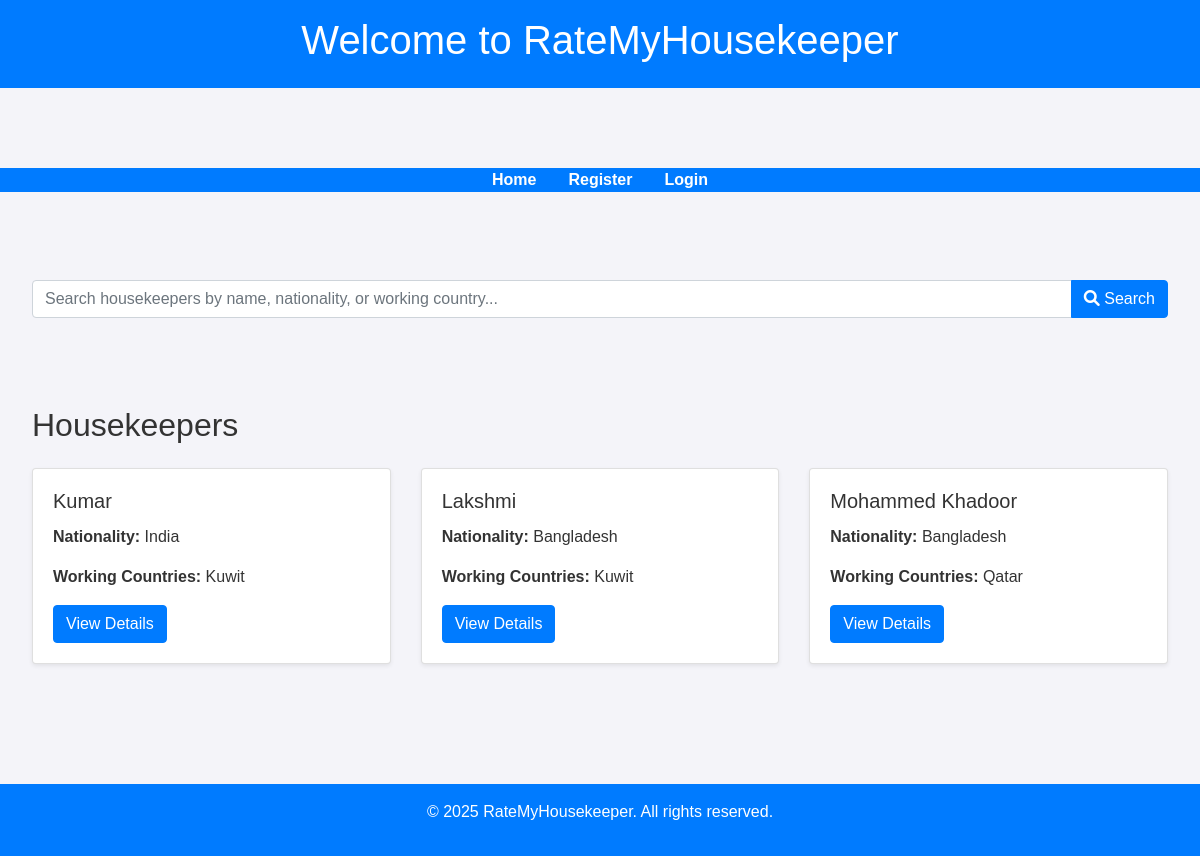
Before: / with the older database file.
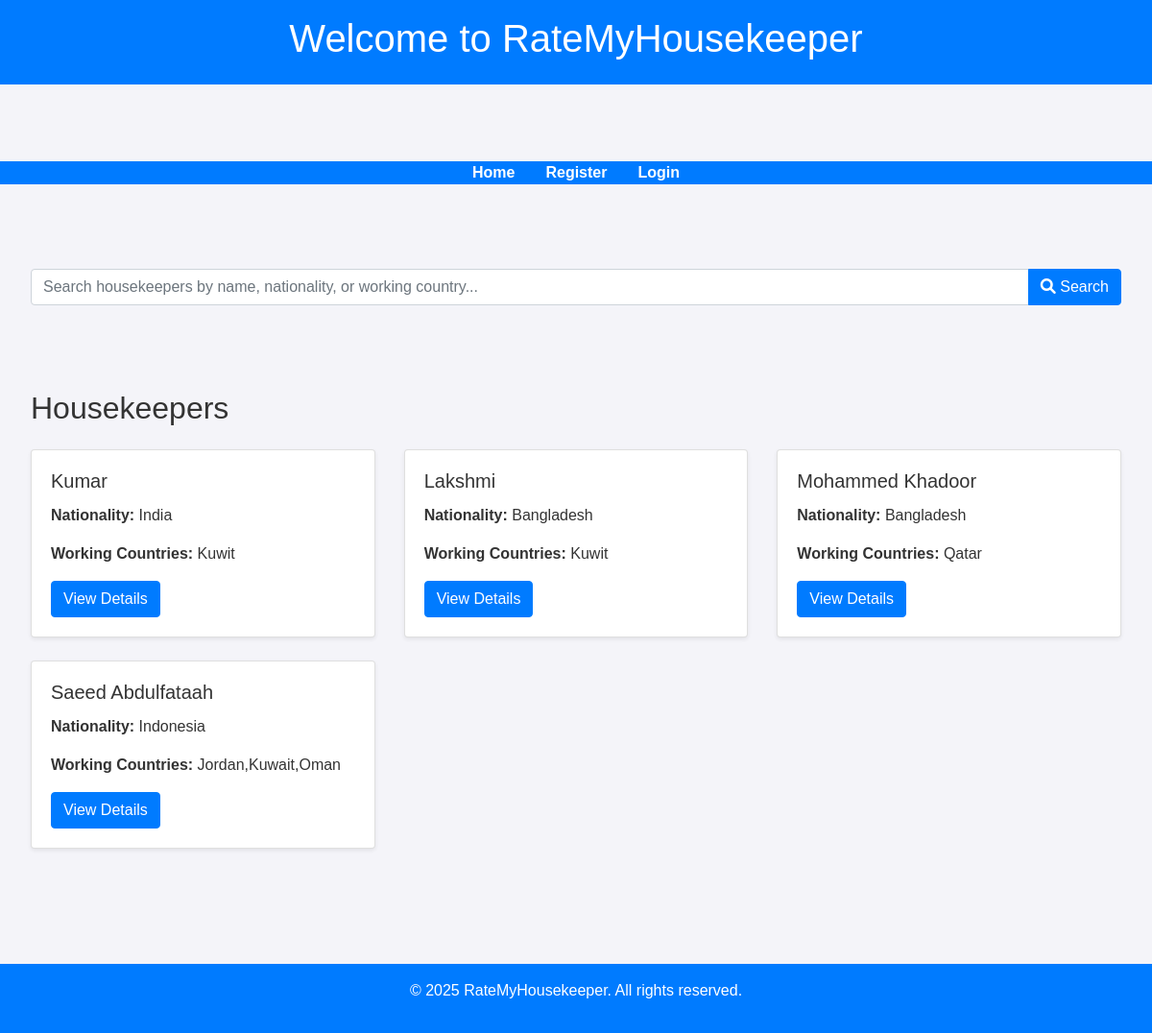
After: the same page with the newer database file.
### app/models.py (models this page shows)
class Housekeeper(db.Model):
    id = db.Column(db.Integer, primary_key=True)
    name = db.Column(db.String(100), nullable=False)
    passport_number = db.Column(db.String(50), unique=True)
    nationality = db.Column(db.String(100))
    working_countries = db.Column(db.String(500), nullable=False)  # Store as a comma-separated string
    note = db.Column(db.Text, nullable=True)
    user_id = db.Column(db.Integer, db.ForeignKey('user.id'), nullable=False)
    user = db.relationship('User', backref='housekeepers', lazy=True)
    ratings = db.relationship('Rating', backref='evaluated_housekeeper', lazy=True)

### app/routes.py (the view)
@main.route("/", methods=["GET"])
def home():
    search_query = request.args.get("search", "").strip()
    if search_query:
        housekeepers = Housekeeper.query.filter(
            (Housekeeper.name.ilike(f"%{search_query}%")) |
            (Housekeeper.nationality.ilike(f"%{search_query}%")) |
            (Housekeeper.working_countries.ilike(f"%{search_query}%"))
        ).all()
    else:
        housekeepers = Housekeeper.query.all()
    return render_template("home.html", housekeepers=housekeepers)

### app/templates/home.html (shortened to what this page needs)
{% extends "base.html" %}
{% block content %}
    <div class="container mt-4">
        <form method="get" action="{{ url_for('main.home') }}" class="input-group mb-4">
            <input type="text" name="search" class="form-control" placeholder="Search housekeepers by name, nationality, or working country..." value="{{ request.args.get('search', '') }}">
            <div class="input-group-append">
                <button class="btn btn-primary" type="submit"><i class="fas fa-search"></i> Search</button>
            </div>
        </form>
    </div>
    <div class="container">
        <h2 class="mb-4">Housekeepers</h2>
        <div class="row">
            {% if housekeepers %}
                {% for housekeeper in housekeepers %}
                    <div class="col-md-4 mb-4">
                        <div class="card shadow-sm">
                            <div class="card-body">
                                <h5 class="card-title">{{ housekeeper.name }}</h5>
                                <p class="card-text"><strong>Nationality:</strong> {{ housekeeper.nationality }}</p>
                                <p class="card-text"><strong>Working Countries:</strong> {{ housekeeper.working_countries }}</p>
                                <a href="{{ url_for('main.housekeeper_detail', hk_id=housekeeper.id) }}" class="btn btn-primary">View Details</a>
                            </div>
                        </div>
                    </div>
                {% endfor %}
            {% else %}
                <p class="text-muted">No housekeepers found matching your search criteria.</p>
            {% endif %}
        </div>
    </div>
{% endblock %}

### app/templates/base.html (shortened to what this page needs)
<!DOCTYPE html>
<html lang="en">
<head>
    <link href="https://cdn.jsdelivr.net/npm/bootstrap@4.6.2/dist/css/bootstrap.min.css" rel="stylesheet">
    <link href="https://cdnjs.cloudflare.com/ajax/libs/font-awesome/5.15.4/css/all.min.css" rel="stylesheet">
    <link rel="stylesheet" href="https://cdnjs.cloudflare.com/ajax/libs/font-awesome/6.0.0-beta3/css/all.min.css">
    <link href="https://cdn.jsdelivr.net/npm/bootstrap@4.6.2/dist/css/bootstrap.min.css" rel="stylesheet">
</head>
<body>
    <header>
        <h1>Welcome to RateMyHousekeeper</h1>
    </header>
        <div class="container mt-3">
        </div>
    <nav>
        <ul>
            <li><a href="{{ url_for('main.home') }}">Home</a></li>
            <li><a href="{{ url_for('main.register') }}">Register</a></li>
            {% if current_user.is_authenticated %}
                <li><a href="{{ url_for('main.profile') }}">Profile</a></li>
                <li><a href="{{ url_for('main.logout') }}">Logout</a></li>
                <li>Welcome, {{ current_user.username }}!</li>
            {% else %}
                <li><a href="{{ url_for('main.login') }}">Login</a></li>
            {% endif %}
        </ul>
    </nav>
    <div class="container">
        {% block content %}{% endblock %}
    </div>
    <footer>
        <p>&copy; 2025 RateMyHousekeeper. All rights reserved.</p>
    </footer>
</body>
</html>

### app/templates/base.html (style rules this page uses)
body { font-family: Arial, sans-serif; margin: 0; padding: 0; background-color: #f4f4f9; color: #333; }
header { background-color: #007bff; color: #fff; padding: 1rem; text-align: center; }
nav ul { list-style: none; padding: 0; margin: 0; display: flex; justify-content: center; background-color: #007bff; }
nav ul li { margin: 0 1rem; }
nav ul li a { color: #fff; text-decoration: none; font-weight: bold; }
.container { max-width: 1200px; margin: 2rem auto; padding: 1rem; }
footer { text-align: center; padding: 1rem; background-color: #007bff; color: #fff; margin-top: 2rem; }

Changed rows visible on the page:
added Housekeeper: name "Saeed Abdulfataah", nationality "Indonesia", working_countries "Jordan,Kuwait,Oman"
